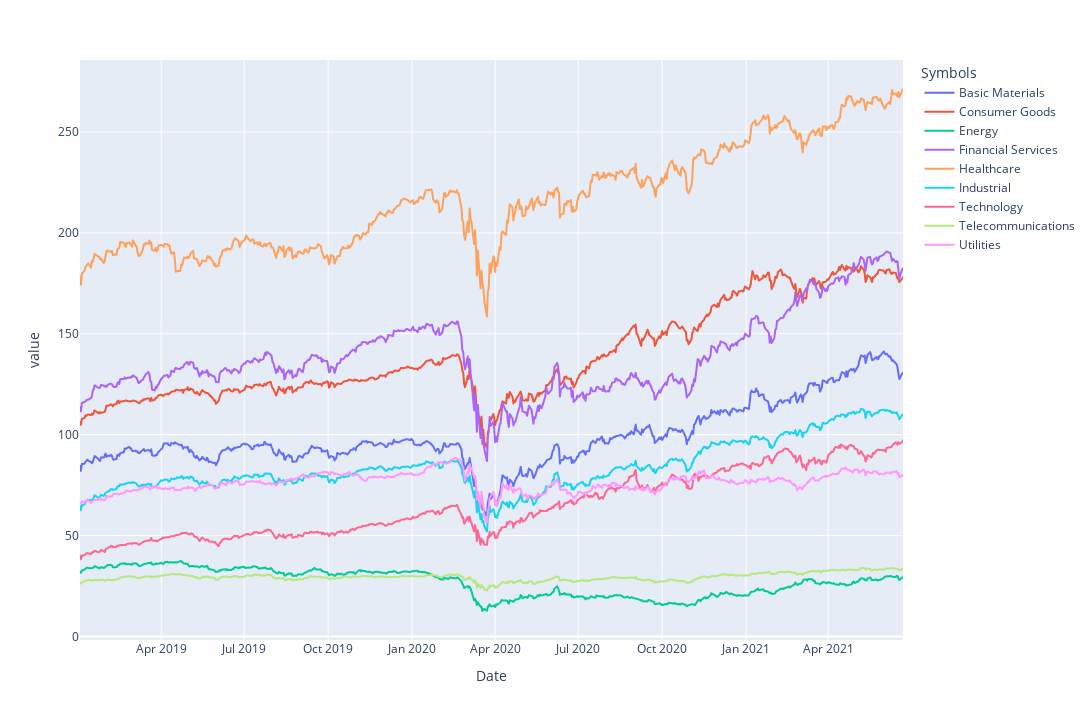

The notebook cell saved with this chart:
### Code cell
#Create plot sebaorn
import plotly.express as px

px.line(data,width=1280,height=720)

### Figure 1 — Plotly figure (JSON) as saved in the notebook; plotly's stock layout.template omitted (floating-point values rounded to 4 significant figures; data arrays with more than 128 entries replaced by an {"elided": "..."} marker saying what was removed)
{"data": [{"hovertemplate": "Symbols=Basic Materials<br>Date=%{x}<br>value=%{y}<extra></extra>", "legendgroup": "Basic Materials", "line": {"color": "#636efa", "dash": "solid"}, "mode": "lines", "name": "Basic Materials", "showlegend": true, "type": "scattergl", "x": {"elided": "623 str values"}, "xaxis": "x", "y": {"elided": "623 float values"}, "yaxis": "y"}, {"hovertemplate": "Symbols=Consumer Goods<br>Date=%{x}<br>value=%{y}<extra></extra>", "legendgroup": "Consumer Goods", "line": {"color": "#EF553B", "dash": "solid"}, "mode": "lines", "name": "Consumer Goods", "showlegend": true, "type": "scattergl", "x": {"elided": "623 str values"}, "xaxis": "x", "y": {"elided": "623 float values"}, "yaxis": "y"}, {"hovertemplate": "Symbols=Energy<br>Date=%{x}<br>value=%{y}<extra></extra>", "legendgroup": "Energy", "line": {"color": "#00cc96", "dash": "solid"}, "mode": "lines", "name": "Energy", "showlegend": true, "type": "scattergl", "x": {"elided": "623 str values"}, "xaxis": "x", "y": {"elided": "623 float values"}, "yaxis": "y"}, {"hovertemplate": "Symbols=Financial Services<br>Date=%{x}<br>value=%{y}<extra></extra>", "legendgroup": "Financial Services", "line": {"color": "#ab63fa", "dash": "solid"}, "mode": "lines", "name": "Financial Services", "showlegend": true, "type": "scattergl", "x": {"elided": "623 str values"}, "xaxis": "x", "y": {"elided": "623 float values"}, "yaxis": "y"}, {"hovertemplate": "Symbols=Healthcare<br>Date=%{x}<br>value=%{y}<extra></extra>", "legendgroup": "Healthcare", "line": {"color": "#FFA15A", "dash": "solid"}, "mode": "lines", "name": "Healthcare", "showlegend": true, "type": "scattergl", "x": {"elided": "623 str values"}, "xaxis": "x", "y": {"elided": "623 float values"}, "yaxis": "y"}, {"hovertemplate": "Symbols=Industrial<br>Date=%{x}<br>value=%{y}<extra></extra>", "legendgroup": "Industrial", "line": {"color": "#19d3f3", "dash": "solid"}, "mode": "lines", "name": "Industrial", "showlegend": true, "type": "scattergl", "x": {"elided": "623 str values"}, "xaxis": "x", "y": {"elided": "623 float values"}, "yaxis": "y"}, {"hovertemplate": "Symbols=Technology<br>Date=%{x}<br>value=%{y}<extra></extra>", "legendgroup": "Technology", "line": {"color": "#FF6692", "dash": "solid"}, "mode": "lines", "name": "Technology", "showlegend": true, "type": "scattergl", "x": {"elided": "623 str values"}, "xaxis": "x", "y": {"elided": "623 float values"}, "yaxis": "y"}, {"hovertemplate": "Symbols=Telecommunications<br>Date=%{x}<br>value=%{y}<extra></extra>", "legendgroup": "Telecommunications", "line": {"color": "#B6E880", "dash": "solid"}, "mode": "lines", "name": "Telecommunications", "showlegend": true, "type": "scattergl", "x": {"elided": "623 str values"}, "xaxis": "x", "y": {"elided": "623 float values"}, "yaxis": "y"}, {"hovertemplate": "Symbols=Utilities<br>Date=%{x}<br>value=%{y}<extra></extra>", "legendgroup": "Utilities", "line": {"color": "#FF97FF", "dash": "solid"}, "mode": "lines", "name": "Utilities", "showlegend": true, "type": "scattergl", "x": {"elided": "623 str values"}, "xaxis": "x", "y": {"elided": "623 float values"}, "yaxis": "y"}], "layout": {"height": 720, "legend": {"title": {"text": "Symbols"}, "tracegroupgap": 0}, "margin": {"t": 60}, "width": 1280, "xaxis": {"anchor": "y", "domain": [0, 1], "title": {"text": "Date"}}, "yaxis": {"anchor": "x", "domain": [0, 1], "title": {"text": "value"}}}}
